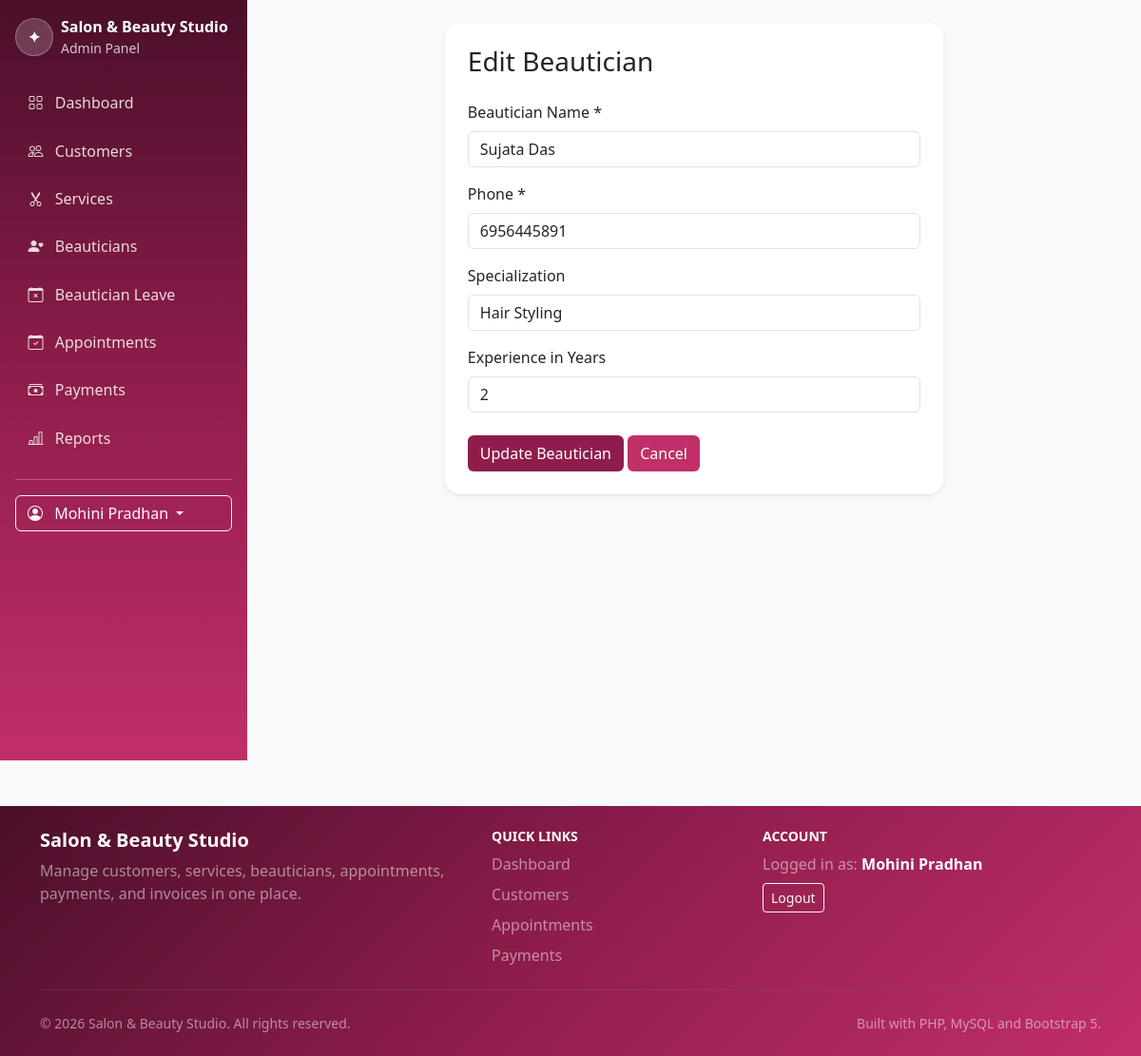
Screenshot of /beauticians/edit.php?id=1 (signed in) with the database file from the repository.
### tables this page shows
CREATE TABLE `beauticians` (
  `id` int(10) UNSIGNED NOT NULL,
  `beautician_name` varchar(120) NOT NULL,
  `phone` varchar(20) NOT NULL,
  `specialization` varchar(150) DEFAULT NULL,
  `experience` smallint(5) UNSIGNED NOT NULL DEFAULT 0 COMMENT 'Experience in years',
  `created_at` timestamp NOT NULL DEFAULT current_timestamp(),
  `updated_at` timestamp NOT NULL DEFAULT current_timestamp() ON UPDATE current_timestamp()
);

### includes/auth.php (called while the page is built, shortened)
<?php
    function e(?string $text): string{
        return htmlspecialchars((string) $text, ENT_QUOTES, 'UTF-8');
    }

### beauticians/edit.php (the view, shortened to what this page needs)
<?php
    require_once __DIR__ . '/../config/database.php';
    require_once __DIR__ . '/../includes/auth.php';
    $beauticianId = (int) $_GET['id'];
    $getBeautician = $pdo->prepare(
        'SELECT *
        FROM beauticians
        WHERE id = :id'
    );
    $getBeautician->execute(['id' => $beauticianId]);
    $beautician = $getBeautician->fetch();
?>
<?php
    require_once __DIR__ . "/../includes/header.php";
?>
<div class="container py-4">
    <div class="row justify-content-center">
        <div class="col-lg-7">
            <div class="card border-0 shadow-sm">
                <div class="card-body p-4">
                    <h1 class="h3 mb-4">Edit Beautician</h1>
                    <form method="POST">
                        <div class="mb-3">
                            <label for="beautician_name" class="form-label">
                                Beautician Name *
                            </label>
                            <input
                                type="text"
                                class="form-control"
                                id="beautician_name"
                                name="beautician_name"
                                value="<?= e($beautician['beautician_name']) ?>"
                                required
                            >
                        </div>
                        <div class="mb-3">
                            <label for="phone" class="form-label">Phone *</label>
                            <input
                                type="text"
                                class="form-control"
                                id="phone"
                                name="phone"
                                value="<?= e($beautician['phone']) ?>"
                                required
                            >
                        </div>
                        <div class="mb-3">
                            <label for="specialization" class="form-label">
                                Specialization
                            </label>
                            <input
                                type="text"
                                class="form-control"
                                id="specialization"
                                name="specialization"
                                value="<?= e($beautician['specialization']) ?>"
                            >
                        </div>
                        <div class="mb-4">
                            <label for="experience" class="form-label">
                                Experience in Years
                            </label>
                            <input
                                type="number"
                                class="form-control"
                                id="experience"
                                name="experience"
                                min="0"
                                step="1"
                                value="<?= (int) $beautician['experience'] ?>"
                            >
                        </div>
                        <button type="submit" class="btn text-white" style="background-color: #8f1d4c;">
                            Update Beautician
                        </button>
                        <a
                            href="<?= BASE_URL ?>/beauticians/index.php"
                            class="btn text-white" style="background-color: #c12f68;"
                        >
                            Cancel
                        </a>
                    </form>
                </div>
            </div>
        </div>
    </div>
</div>
</body>
</html>
<?php require_once __DIR__ . '/../includes/footer.php'; ?>

### assets/css/style.css (style rules this page uses)
:root { --salon-primary: #8f1d4c; --salon-primary-dark: #4a0f2a; --salon-pink: #c12f68; --salon-soft: #fff4f8; }
body { min-height: 100vh; color: #2d2430; background: #f8f9fa; }
.card { border-radius: 1rem; transition: transform 0.18s ease, box-shadow 0.18s ease; }

### includes/header.php (style rules this page uses)
body { background: #f8f9fa; }

### rows the page displays
beauticians: beautician_name "Sujata Das", phone "6956445891", specialization "Hair Styling", experience "2"

### other values shown
APP_NAME "Salon & Beauty Studio"
$_SESSION['user_name'] "Mohini Pradhan"
